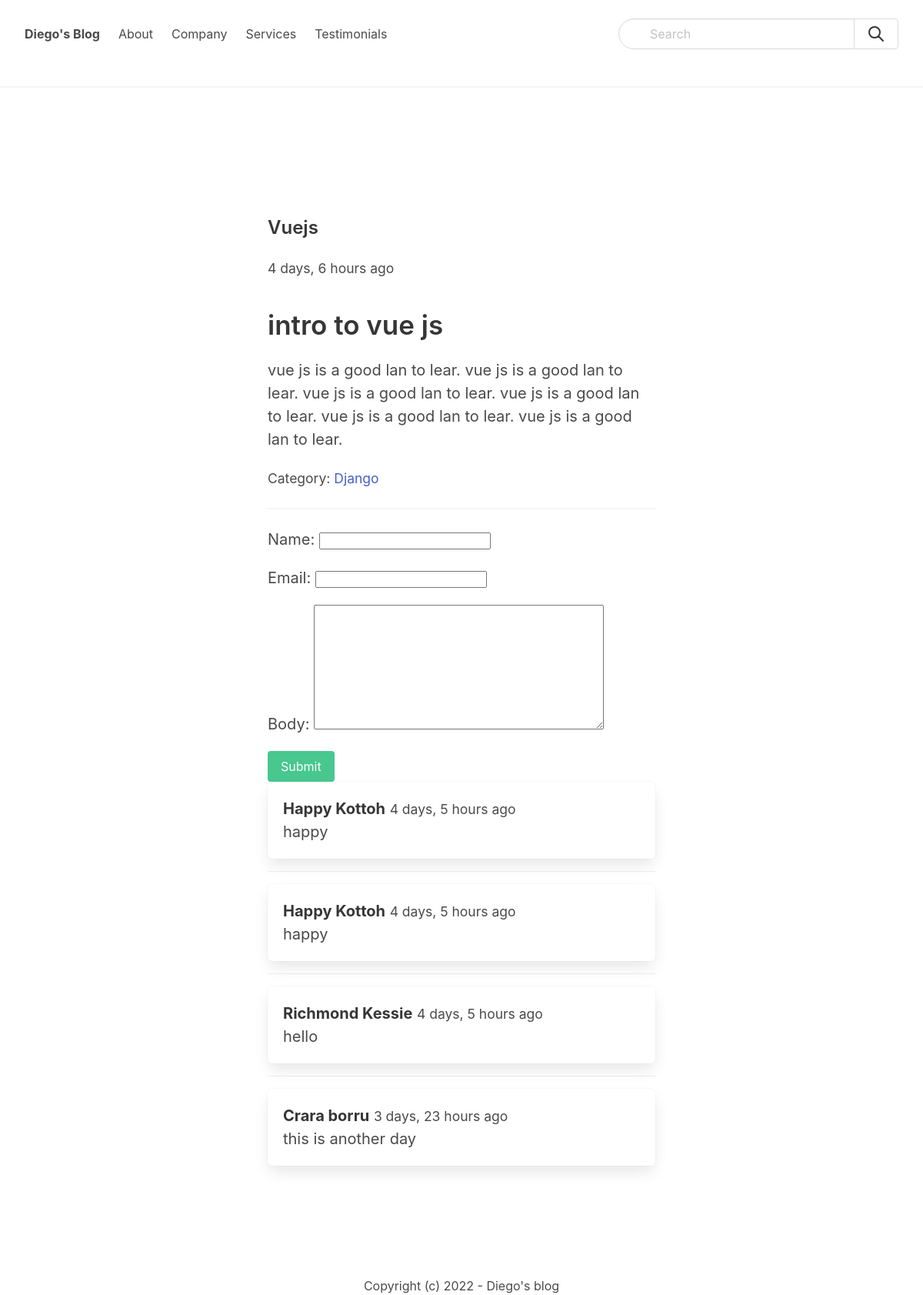
The app's page /django/vue-js/ with its own data.
### post/models.py (models this page shows, shortened)
class Post(models.Model):
    category = models.ForeignKey(Category, related_name='posts', on_delete=models.CASCADE)
    title = models.CharField(max_length=255)
    slug = models.SlugField()
    intro = models.TextField()
    body = models.TextField()
    created_at = models.DateTimeField(auto_now_add=True)
    class Meta:
        ordering = ('-created_at',)

class Category(models.Model):
    title = models.CharField(max_length=255)
    slug = models.SlugField()
    class Meta:
        ordering = ('title',)
        verbose_name_plural = 'Categories'
    def __str__(self):
        return self.title

class Comment(models.Model):
    post = models.ForeignKey(Post, related_name='comments', on_delete=models.CASCADE)
    name = models.CharField(max_length=255)
    email = models.EmailField()
    body = models.TextField()
    created_at = models.DateTimeField(auto_now_add=True)

### post/views.py (the view)
# urls.py: path('<slug:category_slug>/<slug:slug>/', views.details, name='post_detail'),
def details(request, category_slug, slug):
    post = get_object_or_404(Post, slug=slug)
    if request.method == 'POST':
        form = CommentForm(request.POST)
        if form.is_valid():
            comment = form.save(commit=False)
            comment.post = post
            comment.save()
            return redirect('post_detail', slug=slug)
    else:
        form = CommentForm()
    return render(request, 'second/details.html', {'post':post, 'form':form,})

### post/forms.py
class CommentForm(forms.ModelForm):
    class Meta:
        model = Comment
        fields = ('name', 'email', 'body')

### post/templates/second/details.html (shortened to what this page needs)
{% extends 'main/base.html' %}
{% block content %}
<section class="hero">
  <div class="hero-body">
    <div class="container">
      <section class="section">
        <div class="columns">
          <div class="column is-8 is-offset-2">
              <div class="content is-medium">
                <h1 class="subtitle is-4">{{post.title}}</h1><small>{{post.created_at | timesince}} ago</small><br>
                <h2 class="title">{{post.intro}}</h2>
                <p>{{post.body}}</p>
                <p><small>Category: <a href="{% url 'category_detail' post.category.slug %}">{{ post.category }}</a></small></p>
                <hr>
                <form method="post">
                  {{ form.as_p }}
                  <div class="field">
                    <div class="control">
                      <button class="button is-success">Submit</button>
                    </div>
                  </div>
                </form>
                {% for comment in post.comments.all %}
                <article class="media">
                  <div class="media-content box">
                    <strong>{{ comment.name}}</strong> <small>{{comment.created_at | timesince}} ago</small><br>
                    {{comment.body}}
                  </div>
                </article>
                {% endfor %}
            </div>
          </div>
        </div>
      </section>
    </div>
  </div>
</section>
{% endblock %}

### blog/templates/main/base.html (shortened to what this page needs)
<!DOCTYPE html>
<html lang="en" dir="ltr">
  <head>
    <link rel="stylesheet" href="https://cdn.jsdelivr.net/npm/bulma@0.9.4/css/bulma.min.css">
  </head>
  <body>
    <body>
      <nav class="navbar py-4">
        <div class="container is-fluid">
          <div class="navbar-brand">
            <a class="navbar-item" href="/">
              <strong>Diego's Blog</strong>
            </a>
          </div>
          <div class="navbar-menu">
            <div class="navbar-start">
              <a class="navbar-item" href="{% url 'about' %}">About</a>
              <a class="navbar-item"href="#">Company</a>
              <a class="navbar-item" href="#">Services</a>
              <a class="navbar-item"href="#">Testimonials</a></div>
            <div class="navbar-item">
              <div class="field has-addons">
                <div class="control has-icons-left">
                  <input class="input is-rounded" type="email" placeholder="Search">
                  <span class="icon is-left">
                  </span>
              </div>
                <div class="control">
                  <button class="button" type="submit">
                    <svg xmlns="http://www.w3.org/2000/svg" fill="none" viewbox="0 0 24 24" stroke="currentColor"
                      style="width: 24px;height: 24px">
                      <path stroke-linecap="round" stroke-linejoin="round" stroke-width="2"
                        d="M21 21l-6-6m2-5a7 7 0 11-14 0 7 7 0 0114 0z"></path>
                    </svg>
                  </button>
                </div>
              </div>
            </div>
          </div>
        </div>
      </nav>
      <hr>
      <section class="section">
        <div class="container">
          {% block content %}
          {% endblock %}
        </div>
      </section>
      <footer>
        <div class="content has-text-centered">
          <p>
            Copyright (c) 2022 - Diego's blog
          </p>
        </div>
      </footer>
    </body>
  </body>
</html>

### records on screen
Post: title "Vuejs", created_at "4 days, 6 hours", intro "intro to vue js", body "vue js is a good lan to lear. vue js is a good lan to lear. vue js is a good lan to lear. vue js is a good lan to lear. vue js is a good lan to lear. vue js is a good lan to lear.", category "Django"
Comment: name "Happy Kottoh", created_at "4 days, 5 hours", body "happy"
Comment: name "Happy Kottoh", created_at "4 days, 5 hours", body "happy"
Comment: name "Richmond Kessie", created_at "4 days, 5 hours", body "hello"
Comment: name "Crara borru", created_at "3 days, 23 hours", body "this is another day"
